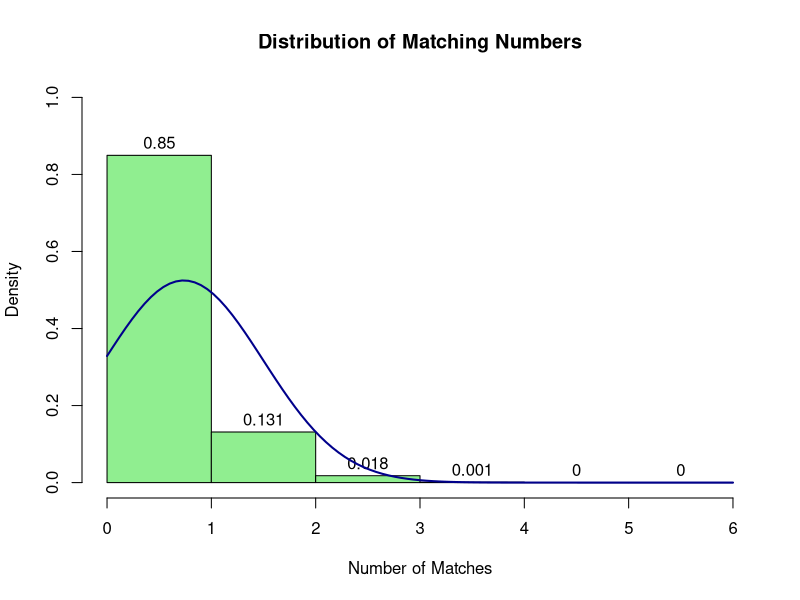

Here is the R script that generated this plot:
# WA Lottery Lotto Game Simulation
# Author: Ian Corbin from Seattle, WA
# Web: http://www.iancorbin.com / Twitter: @iancorbin
# Game Rules: http://www.walottery.com/JackpotGames/Lotto.aspx

# set.seed(9999)  # Set seed if you want to reproduce the results

# Set game variables
cost <- .5        # Cost per play (in dollars)
trials <- 100000  # Number of tickets to purchase
numlow <- 1       # Lowest number available to pick
numhigh <- 49     # Highest number available to pick
numpick <- 6      # Number of balls available to pick


# Start the simulation (you don't have to modify anything below this line)
y <- replicate(trials,sample(numlow:numhigh,numpick,replace=FALSE))
dimnames(y) <- list(rownames(y,do.NULL=FALSE,prefix="N"),
                    colnames(y,do.NULL=FALSE,prefix="Combination"))
m <- t(y)
(m2 <- t(apply(m,1,sort)))

x <- replicate(1,sample(numlow:numhigh,numpick,replace=FALSE))
dimnames(x) <- list(rownames(x,do.NULL=FALSE,prefix=""),
                    colnames(x,do.NULL=FALSE,prefix="Winning Numbers"))
w <- t(x)
(w2 <- t(apply(w,1,sort)))

nfact <- factorial(numhigh)
cfact <- factorial(numpick)
combos <- nfact/(cfact*factorial(numhigh - numpick))

wincount <- rowSums(matrix(m %in% w, ncol=ncol(m)))
wincount
c("$0","$0","$0","$3","$30","$1000","$1000000")[apply(m2,1,function(x) sum(x%in%w))+1]

avgWin = mean(wincount)
stdWin = sd(wincount)

win <- sum(c(0,0,0,3,30,1000,1000000)[apply(m2,1,function(x) sum(x%in%w))+1])
bet <- cost * trials
delta <- win - bet
winningpercentage <- (win - bet)/bet
paste("Won $",format(win, big.mark=","),sep="")
paste("Spent $",format(bet, big.mark=","),sep="")
paste("Delta $",format(delta, big.mark=","),sep="")
paste("Winning %",format(winningpercentage, big.mark=","),sep="")

matchzero <- length(which(wincount == 0)) 
matchone <- length(which(wincount == 1)) 
matchtwo <- length(which(wincount == 2))
winnothing <- sum(matchzero + matchone + matchtwo)

matchthree <- length(which(wincount == 3)) 
matchfour <- length(which(wincount == 4)) 
matchfive <- length(which(wincount == 5)) 
winjackpot <- length(which(wincount == 6)) 

winsomething <- length(which(wincount > 2)) 

paste("Won Something: ",format(winsomething, big.mark=","),sep="")

w1 <- paste("$0: ",format(winnothing, big.mark=","),sep="")
w2 <- paste("$3: ",format(matchthree, big.mark=","),sep="")
w3 <- paste("$30: ",format(matchfour, big.mark=","),sep="")
w4 <- paste("$1000: ",format(matchfive, big.mark=","),sep="")
w5 <- paste("$1,000,000: ",format(winjackpot, big.mark=","),sep="")

paste("Possible Combos: ",format(combos, big.mark=",", scientific = FALSE),sep="")
paste("Jackpot Probability: ",format(1/combos, big.mark=",", scientific = FALSE),sep="")
paste("Jackpot Odds: 1:",format(combos, big.mark=",", scientific = FALSE),sep="")

# Print data frame of matches
wins<-c(matchzero,matchone,matchtwo,matchthree,matchfour,matchfive,winjackpot) 
dollarswon<-c(matchzero*0,matchone*0,matchtwo*0,matchthree*3,matchfour*30,matchfive*100,winjackpot*1000000)
dframe <- data.frame(wins,dollarswon)
dframe

# Plot histogram to illustrate distribution of matches
hist(wincount, labels=TRUE, freq=FALSE, xlab="Number of Matches", main="Distribution of Matching Numbers", col="lightgreen", breaks=c(0,1,2,3,4,5,6), ylim=c(0, 1.0))
curve(dnorm(x, mean=mean(wincount), sd=sd(wincount)), add=TRUE, col="darkblue", lwd=2) 

# You lose money. The End. 